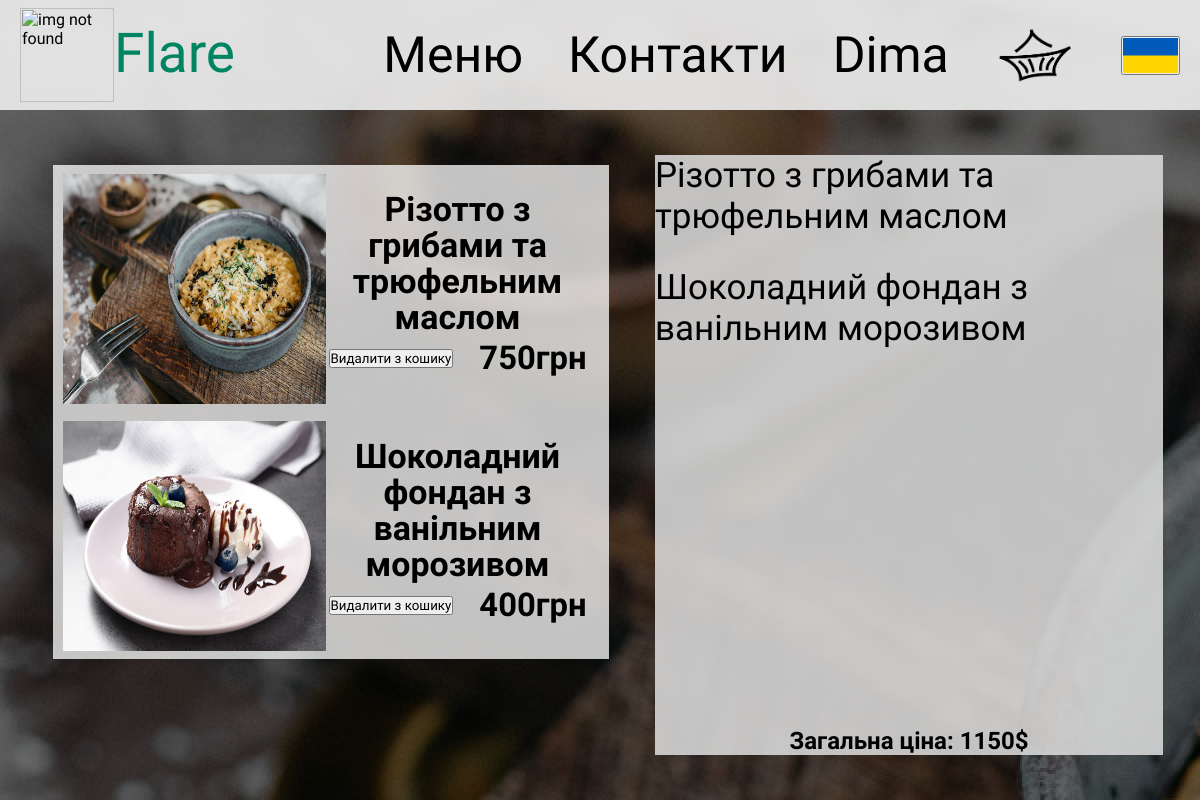
The app's page /cart/ (signed in) with its own data.
### user_app/models.py (models this page shows)
class CartItem(models.Model):
    account = models.ForeignKey(Account, blank = True, on_delete=models.CASCADE, null=True)
    product = models.ForeignKey(Product, blank = True, on_delete=models.CASCADE, null=True)
    count = models.IntegerField()

### menu_app/models.py (models this page shows)
class Product(models.Model):
    name = models.CharField(max_length=255)
    ingredients = models.TextField()
    description = models.TextField()
    price = models.IntegerField()
    image = models.ImageField(upload_to='images/%Y')

### cart_app/views.py (the view)
# urls.py: path('cart/', show_cart, name='cart'),
def show_cart(request):
    context = {}
    account = Account.objects.get(user = request.user)
    cartItems = CartItem.objects.filter(account = account)
    delete_from_cart(request)
    products_in_cart = cartItems
    context['products_in_cart'] = products_in_cart
    full_price = 0
    for product_in_cart in products_in_cart:
        full_price += product_in_cart.product.price
    context['full_price'] = full_price
    return render(request, 'cart.html', context)

### cart_app/views.py (called while the page is built)
def delete_from_cart(request):
    if request.method == 'POST':
        account = Account.objects.get(email = request.user)
        cart_item = CartItem.objects.get(id = request.POST.get("cartItemId"))
        cart_item.delete()

### cart_app/templates/cart.html (shortened to what this page needs)
{% extends 'base/base.html' %}
{% load static %}
{% block style %} <link rel="stylesheet" href="{% static 'css/cart.css' %}"> {% endblock %}
{% block content %}
    <div class="align-center-h content-page">
        <div class="align-center-h workspace">
            <form class="content" method="post">
            <div class="align-top-center-h left-part-workspace">
                <div class="product-content">
                    {% for product_in_cart in products_in_cart %}
                    <div class="align-left-h product_in_cart">
                        <img class="product-image" src="{{product_in_cart.product.image.url}}" style="max-width: 263px; max-width: 263px;">
                        <div class="align-center-v right-part">
                            <div class="align-top-left-h text-delbutton">
                                <h3>{{product_in_cart.product.name}}</h3>
                            </div>
                            <div class="align-left-h price-delbutton">
                                <input class="delete_button" type="submit" name="button" value="Видалити з кошику">
                                <h3>{{product_in_cart.product.price}}грн</h3>
                            </div>
                        </div>
                    </div>
                    {% endfor %}
                </div>
            </div>
            </form>
            <div class="align-top-center-v right-part-workspace">
                <div class="align-top-center-v list-products">
                    {% for text_receipt in products_in_cart %}
                        <div class="solo-product">
                            {{text_receipt.product.name}}
                        </div>
                    {% endfor %}
                </div>
                <div class="final-price">
                    <h2 class="price">Загальна ціна: <span class="final-price">{{ full_price }}</span>$</h2>
                </div>
            </div>
        </div>
    </div>
{% endblock %}

### main_page/templates/base/base.html (shortened to what this page needs)
{% load static %}
<html lang="en">
<head>
    <link rel="stylesheet" href="{% static 'css/base.css' %}">
    {% block style %} {% endblock %}
</head>
<body>
    <header>
        <div class="align-left-h header">
            <a href="{% url 'main' %}">
                <div class="align-left-h">
                    <div class="icon">
                        <img src="{% static 'img/logo.png' %}" alt="img not found", width="94" height="94px">
                    </div>
                    <div class="name">
                        Flare
                    </div>
                </div>
            </a>
            <div class="align-center-h header_nav_menu">
                <a href="{% url 'menu' %}">Меню</a>
                <a href="{% url 'contacts' %}">Контакти</a>
                {% if user.is_authenticated %}
                    <a href="/profile">{{user.first_name}}</a>
                    <a href="/cart"><img src="{% static 'img/cart.png' %}" alt="img not found", height="66px"></a>
                {% else %}
                    <a href="/login">Увійти</a>
                    <a href="/login"><img src="{% static 'img/cart.png' %}" alt="img not found", height="66px"></a>
                {% endif %}
                <button><img src="{% static 'img/flag_ua.png' %}" alt="img not found", height="35px"></button>
            </div>
        </div>
    </header>
    <main>{% block content %} {% endblock %}</main>
</body>
</html>

### main_page/static/css/base.css (style rules this page uses)
* { margin: 0; padding: 0; box-sizing: border-box; font-family: 'Marck Script', cursive; }
.header { display: flex; justify-content: space-between; background: rgba(239, 239, 239, 0.9); padding: 0px 20px; position: fixed; width: 100%; height: 110px; left: 0px; top: 0px; z-index: 10; }
.name { width: 124px; height: 69px; font-family: 'Marck Script'; font-weight: 400; font-size: 55px; color: #008562; }
.header_nav_menu { font-size: 50px; gap: 45px; }
a { text-decoration: none; color: black; }
main { background-color: #bababa; }
.right-part { width: 33.3%; height: 351px; font-style: normal; font-weight: 400; font-size: 31px; line-height: 51px; text-align: center; color: white; justify-content: center; }
.align-top-left-h { display: flex; flex-direction: row; align-items: flex-start; }
.align-top-center-h { display: flex; flex-direction: row; justify-content: center; align-items: flex-start; }
.align-top-center-v { display: flex; flex-direction: column; align-items: center; }
.align-left-h { display: flex; flex-direction: row; align-items: center; }
.align-center-h { display: flex; flex-direction: row; justify-content: center; align-items: center; }
.align-center-v { display: flex; flex-direction: column; justify-content: center; align-items: center; }

### cart_app/static/css/cart.css (style rules this page uses)
* { margin: 0; padding: 0; box-sizing: border-box; font-family: 'Marck Script', cursive; }
.content-page { display: flex; justify-content: center; padding: 110px 0px 0px; isolation: isolate; position: relative; width: 100%; height: 100%; background: linear-gradient(0deg, rgba(0,0,0,0.5), rgba(0,0,0,0.5)), url(../../../media/images/2023/image_2023-06-14_18-07-13_rORXX4h.png); }
.workspace { width: 100%; height: 100%; padding: 0px 37px; gap: 30px; }
.left-part-workspace { padding: 10px; gap: 11px; width: 588px; height: 600px; }
.product_in_cart { width: 556px; height: 247px; background: rgba(255, 255, 255, 0.75); padding: 10px; }
.product-image { height: 230px; }
.text-delbutton { width: 263px; height: 139px; font-style: normal; font-weight: 400; font-size: 29px; line-height: 36px; color: #000000; justify-content: flex-start; }
.price-delbutton { width: 263px; height: 54px; justify-content: center; gap: 26px; font-style: normal; font-weight: 400; font-size: 28px; line-height: 47px; color: black; }
.right-part { width: 263px; height: 227px; }
.right-part-workspace { width: 588px; height: 600px; justify-content: space-between; background: #DDDD; }
.list-products { gap: 30px; }
.solo-product { font-size: 35px; font-weight: 400; }
.align-top-left-h { display: flex; flex-direction: row; align-items: flex-start; }
.align-top-center-h { display: flex; flex-direction: row; justify-content: center; align-items: flex-start; }
.align-top-center-v { display: flex; flex-direction: column; align-items: center; }
.align-left-h { display: flex; flex-direction: row; align-items: center; }
.align-center-h { display: flex; flex-direction: row; justify-content: center; align-items: center; }
.align-center-v { display: flex; flex-direction: column; justify-content: center; align-items: center; }

### records on screen
CartItem: product.image (picture), product.name "Різотто з грибами та трюфельним маслом", product.price "750"
CartItem: product.image (picture), product.name "Шоколадний фондан з ванільним морозивом", product.price "400"

### other values on screen
{{ user.first_name }} "Dima"
{{ full_price }} "1150"
